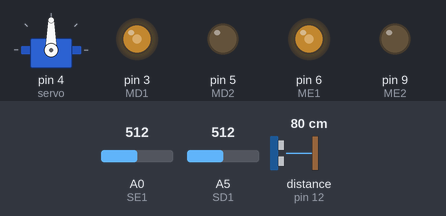
This sketch was run on a simulated Arduino Uno, built with avr-gcc and run on an emulated ATmega328P. Parts: servo, output pins drawn as LEDs (lit = HIGH). The test bench sets the inputs (shaded band); at power-on: A0 (SE1) = 512, A5 (SD1) = 512, distance to the obstacle (sensor on pin 12) 80 cm. What the sketch prints to the serial monitor is not drawn.

Above: at 4.2 s.
4.3 s: A0 (SE1) set to 105
7.3 s: A0 (SE1) set to 89
10.3 s: A5 (SD1) set to 982
13.3 s: A5 (SD1) set to 1011
Timing chart, 0 to 16.3 s (numbered marks = the images above; inputs shaded):
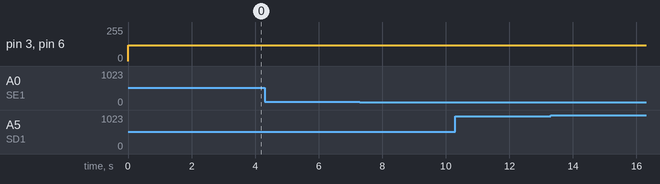

Measured:
- after the input at 4.3 s, every drawn part: stays the same
- after the input at 7.3 s, every drawn part: stays the same
- after the input at 10.3 s, every drawn part: stays the same
- after the input at 13.3 s, every drawn part: stays the same

The sketch:

Detector_De_Linha3.ino
```cpp
//Início do Programa
//Carrega a biblioteca do sensor ultrassonico
#include <Ultrasonic.h>
#include <Servo.h>
Servo s;
//Pinos sensores
int servo = 4;
#define ust 7
#define use 12
Ultrasonic ultrasonic(ust, use);
int SD1 = A5;
int SE1 = A0;
//Saída Analógica - Pinos PWM dos motores
int MD1 = 3; //Motor Direito - Pino 5
int MD2 = 5; //Motor Direito - Pino 6
int ME1 = 6; //Motor Esquerdo - Pino 10
int ME2 = 9; //Motor Esquerdo - Pino 11
int preto;
int branco;
int d = 0;
int pos;
int vele;
int veld;


void setup() {
  pinMode(MD1, OUTPUT); // MD1 com saída
  pinMode(MD2, OUTPUT); // MD2 com saída
  pinMode(ME1, OUTPUT); // ME1 com saída
  pinMode(ME2, OUTPUT); // ME2 com saídau
  Serial.begin(9600);
  s.attach(servo);
}

void virar180(){
  freio();
  while(analogRead(SE1 =! preto)){
    esquerda();
    }

  while(analogRead(SD1 =! branco)){
    esquerda();
    }
}
void freio(){
  analogWrite(MD1, 0); //Motor Direita parado
  analogWrite(MD2, 0);
  analogWrite(ME1, 0); //Motor Esquerda parado
  analogWrite(ME2, 0);
  }
void frente(){
  //robo anda pra frente
  analogWrite(MD1, 128); //Motor Direita no Sentido Horário
  analogWrite(MD2, 0);
  analogWrite(ME1, 128); //Motor Esquerda no Sentido Horário
  analogWrite(ME2, 0);

  }

void esquerda(){
     //Vira o robo para a esquerda
    analogWrite(MD1, 128); //Motor Direita no Sentido Horário
    analogWrite(MD2, 0);
    analogWrite(ME1, 50); //Motor Esquerda girando devagar
    analogWrite(ME2, 0);
  }

void direita(){
    // Vira o robo para a Direita
    analogWrite(MD1, 50); //Motor Direita girando devagar
    analogWrite(MD2, 0);
    analogWrite(ME1, 128); //Motor Esquerda no Sentido Horário
    analogWrite(ME2, 0);
  }

void loop() {
  float cmMsec;
  long microsec = ultrasonic.timing();
  cmMsec = ultrasonic.convert(microsec, Ultrasonic::CM);
  //Frente
  int sensorE = analogRead(SE1);
  int sensorD = analogRead(SD1);
  int dist = cmMsec;
  Serial.print(sensorD);
  Serial.print(" veld ");
  Serial.print(" || ");
  Serial.print(sensorE);
  Serial.println(" vele ");
  Serial.println(dist);
  //delay(2000);
 /* for(pos = 0; pos < 90; pos++){
    s.write(pos);
    delay(15);
    } */
//  if (dist < d){
//    virar180();
//
//    }else{
    Serial.println("agora vamos girar o motor");

    analogWrite(MD1, 120); //Motor Direita girando devagar
    analogWrite(MD2, 0);
    analogWrite(ME1, 120); //Motor Esquerda no Sentido Horário
    analogWrite(ME2, 0);
//    }
 } //Fim do Programa
```
